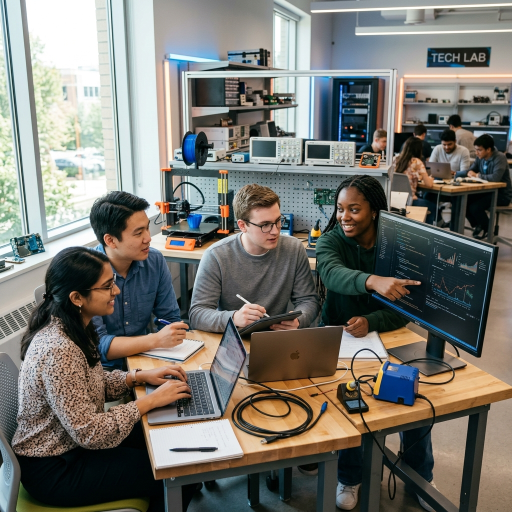
#> input picture src/assets/classroom_life.png, 1024 x 1024 px, given in place of media__1779384977024.png, which was not available (shown at 1/2 size)
$ python process_img.py
#> lines starting #> are read from the running program, lines starting #| are printed output that depends on the picture; pictures that were not available may be replaced by others from this repository, and a replacement may not be noted
from PIL import Image

def process_image(input_path, output_path_png, output_path_favicon):
    # Open image and convert to RGBA
    img = Image.open(input_path).convert("RGBA")

    # Get data
    datas = img.getdata()

    new_data = []
    # threshold for white
    threshold = 240
    for item in datas:
        # if pixel is near white
        if item[0] > threshold and item[1] > threshold and item[2] > threshold:
            # changing all white (also shades of white) to transparent
            new_data.append((255, 255, 255, 0))
        else:
            new_data.append(item)
#> this loop made 1048576 passes
#> item on passes 1 to 3: (152, 195, 204, 255), (126, 169, 178, 255), (111, 155, 166, 255)
#> after the loop, new_data = 1048576 items

    img.putdata(new_data)

    # Crop to bounding box
    bbox = img.getbbox()
#> bbox = (0, 0, 1024, 1024)
    if bbox:
        img = img.crop(bbox)

    # Add a little padding
    width, height = img.size
#> width = 1024; height = 1024
    padding = 20
    padded_img = Image.new("RGBA", (width + padding*2, height + padding*2), (255, 255, 255, 0))
    padded_img.paste(img, (padding, padding))
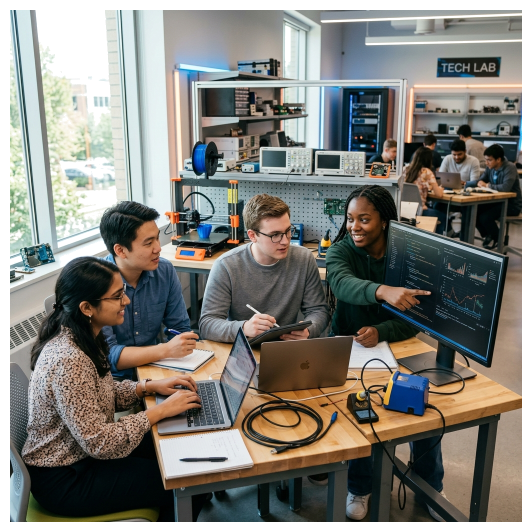
#> padded_img: PIL image 1064x1064 RGBA (shown at 1/2 size); mean R, G, B, A 129.7, 128.2, 121.9, 228.7; transparent parts drawn white

    # Save the main logo
    padded_img.save(output_path_png, "PNG")

    # Generate favicon (square)
    size = max(width, height) + padding*2
#> size = 1064
    favicon = Image.new("RGBA", (size, size), (255, 255, 255, 0))
    # Center the logo in the square favicon
    x_offset = (size - padded_img.width) // 2
#> x_offset = 0
    y_offset = (size - padded_img.height) // 2
#> y_offset = 0
    favicon.paste(padded_img, (x_offset, y_offset))

    # Save favicon
    favicon.resize((256, 256), Image.Resampling.LANCZOS).save(output_path_favicon, format="PNG")
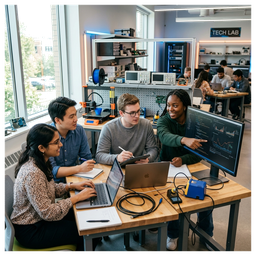
#> saved as favicon.png: PIL image 256x256 RGBA; mean R, G, B, A 109.5, 108, 101.5, 228.7; transparent parts drawn white

if __name__ == "__main__":
    input_file = "/Users/abish/.gemini/antigravity/brain/93bae612-4cae-49e0-bdb4-002f2f8fe977/media__1779384977024.png"
    output_png = "/Volumes/RIO/VARUN VCO WEBSITE/src/assets/logo.png"
    output_favicon = "/Volumes/RIO/VARUN VCO WEBSITE/public/favicon.png"

    try:
        process_image(input_file, output_png, output_favicon)
        print("Success")
    except Exception as e:
        print("Error:", e)

$ run again, on src/assets/cloud_computing.png
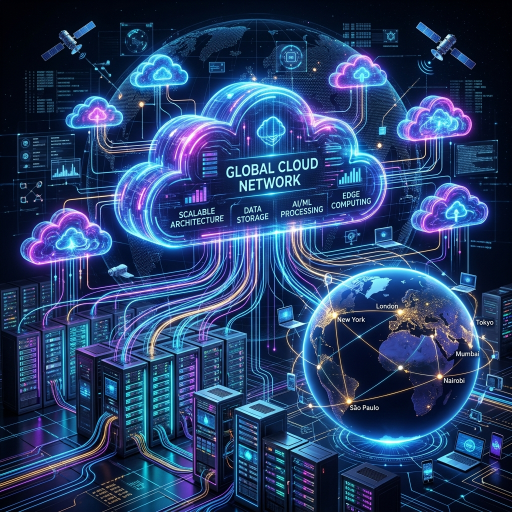
#> input picture src/assets/cloud_computing.png, 1024 x 1024 px, given in place of media__1779384977024.png, which was not available (shown at 1/2 size)
#> the loop in process_image, `for item in datas:` made 1048576 passes
#> item on passes 1 to 3: (10, 10, 20, 255), (1, 1, 11, 255), (2, 1, 9, 255)
#> after the loop in process_image, `for item in datas:`: new_data = 1048576 items
#> bbox = (0, 0, 1024, 1024)
#> in process_image, `padded_img.paste(img, (padding, padding))`:
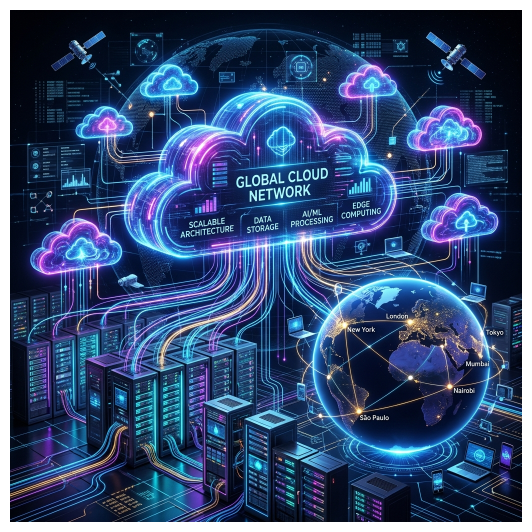
#> padded_img: PIL image 1064x1064 RGBA (shown at 1/2 size); mean R, G, B, A 55.1, 77.4, 116.4, 236; transparent parts drawn white
#> in process_image, `favicon.resize((256, 256), Image.Resampling.LANCZOS).save(output_path_..`:
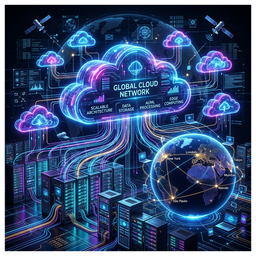
#> saved as favicon.png: PIL image 256x256 RGBA; mean R, G, B, A 36.4, 58.8, 98, 236; transparent parts drawn white
